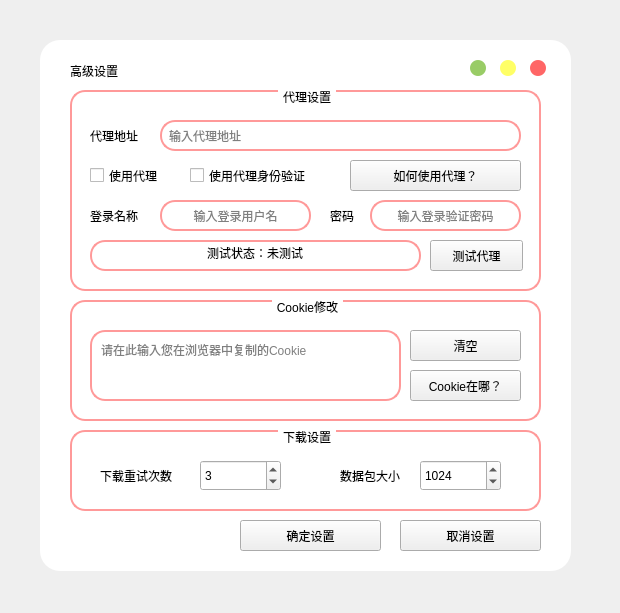
<?xml version="1.0" encoding="UTF-8"?>
<ui version="4.0">
 <class>Form</class>
 <widget class="QWidget" name="Form">
  <property name="geometry">
   <rect>
    <x>0</x>
    <y>0</y>
    <width>620</width>
    <height>613</height>
   </rect>
  </property>
  <property name="windowTitle">
   <string>高级设置</string>
  </property>
  <property name="windowIcon">
   <iconset resource="images_dl.qrc">
    <normaloff>:/Icon/images/bilidownloader.ico</normaloff>:/Icon/images/bilidownloader.ico</iconset>
  </property>
  <property name="styleSheet">
   <string notr="true">*{
	font: 14px &quot;Microsoft YaHei&quot;;
	color:rgb(0, 0, 0);
}
/* 主体颜色
.QWidget#centralwidget{
	background-color: rgb(156, 156, 156);
	border-radius:20px;
} */
QLabel{
	color: rgb(0, 0, 0);
}

.QWidget#mainwidget{
	background-color: rgb(255, 255, 255);
	border-radius:20px;
}

/* 编辑框样式 */
QLineEdit{
	color: rgb(0, 0, 0);
	background-color: rgb(255, 255, 255);
	border-radius: 15px;
	border: 2px solid rgb(255, 153, 153);
	padding-left: 5px;
	padding-right: 5px;
}
QLineEdit:hover{
	color: rgb(0, 0, 0);
	background-color: rgb(255, 238, 238);
}

/* 按钮样式 */
QPushButton[flat=&quot;false&quot;]{
	background-color: rgb(255, 153, 153);
	color: rgb(255, 255, 255);
	border-radius: 15px;
	font: 15px &quot;Microsoft YaHei&quot;;
}
QPushButton:hover{
	background-color: qlineargradient(spread:pad, x1:0, y1:0, x2:1, y2:1, stop:0 rgba(255, 153, 153, 255), stop:1 rgba(255, 136, 136, 255));
}
QPushButton:pressed{
	background-color: qlineargradient(spread:pad, x1:0, y1:0, x2:1, y2:1, stop:0 rgba(190, 115, 115, 255), stop:1 rgba(255, 153, 153, 255));
}
QPushButton#btnclose{
	background-color: rgb(255, 102, 102);
	border-radius:8px;
}
QPushButton#btnclose:pressed{
	background-color: rgb(200, 80, 80);
}
QPushButton#btnmax{
	background-color: rgb(255, 255, 102);
	border-radius:8px;
}
QPushButton#btnmax:pressed{
	background-color: rgb(195, 195, 78);
}
QPushButton#btnmin{
	background-color: rgb(153, 204, 102);
	border-radius:8px;
}
QPushButton#btnmin:pressed{
	background-color: rgb(126, 168, 83);
}

/* 进度条样式 */
QProgressBar{
	border: 2px solid rgb(255, 153, 153);
	height: 10px;
	background-color: rgb(255, 255, 255);
	font: 16px &quot;Microsoft YaHei&quot;;
	border-radius:6px;
	color: rgb(0, 0, 0);
}
QProgressBar::chunk{
	background-color: rgb(255, 204, 153);
	border-radius:6px;
}

/* 选择表样式 */
QListWidget{
	border: 2px solid rgb(255, 153, 153);
	border-radius:15px;
	padding: 5px;
	background-color: rgb(255, 255, 255);
}
QListWidget::item{
	border: 1px dashed rgb(255, 204, 153);
	border-radius: 5px;
	color: rgb(0, 0, 0);
	background-color: rgb(255, 255, 255);
}
QListWidget::item:hover{
	color: rgb(0, 0, 0);
	background-color: rgb(255, 204, 153);
}
QListWidget::item:focus{
	color: rgb(0, 0, 0);
}

/* 选择框样式 */
QComboBox{
	border-radius: 15px;
	border: 2px solid rgb(255, 153, 153);
	padding-left: 5px;
	padding-right: 5px;
	color: rgb(0, 0, 0);
	background-color: rgb(255, 255, 255);
}
QComboBox:hover{
	color: rgb(0, 0, 0);
	background: rgb(255, 238, 238)
}
QComboBox QAbstractItemView{
	color: rgb(0, 0, 0);
	background-color: rgb(255, 255, 255);
	border: 2px solid rgb(255, 153, 153);
	selection-background-color: rgb(255, 204, 153)
}
QComboBox::drop-down {
     subcontrol-origin: padding;
     subcontrol- position :  top  left;
     width :  28px ;
     border: none;
}
QComboBox::down-arrow{
	image: url(:/combo/images/dd.png);
}
QComboBox::down-arrow:hover{
	image: url(:/combo/images/dd1.png);
}
QComboBox::down-arrow:pressed{
	image: url(:/combo/images/dd2.png);
}

/* 文本框样式 */
QPlainTextEdit{
	border-radius: 15px;
	border: 2px solid rgb(255, 153, 153);
	padding: 5px;
	color: rgb(0, 0, 0);
	background-color: rgb(255, 255, 255);
}

/* Title Frame样式 */
QFrame#title{
	background-image: url(:/title/images/title.png);
	border: none;
}

/* 分组框样式 */
QGroupBox{
	border: 2px solid rgb(255, 153, 153);
	border-radius: 15px;
	margin-top: 2ex;
}
QGroupBox::title{
	subcontrol-origin: margin;
	subcontrol-position: top center;
	padding: 0 3px;
	color: rgb(0, 0, 0);
}

/* 组合框样式 */
QCheckBox{
	color: rgb(0, 0, 0);
}


/* 树形框样式 */
QTreeWidget{
	color: rgb(0, 0, 0);
	background-color: rgb(255, 255, 255);
	border: 2px solid rgb(255, 153, 153);
	border-radius: 15px;
	padding: 5px;
}
QTreeWidget::item{
	color: rgb(0, 0, 0);
	background-color: rgb(255, 255, 255);
	border: 1px dashed rgb(255, 204, 153);
	border-radius: 5px;
}
QTreeWidget::item:hover{
	color: rgb(0, 0, 0);
	background-color: rgb(255, 204, 153);
}
</string>
  </property>
  <widget class="QWidget" name="mainwidget" native="true">
   <property name="geometry">
    <rect>
     <x>40</x>
     <y>40</y>
     <width>531</width>
     <height>531</height>
    </rect>
   </property>
   <widget class="QPushButton" name="btnmax">
    <property name="geometry">
     <rect>
      <x>460</x>
      <y>20</y>
      <width>16</width>
      <height>16</height>
     </rect>
    </property>
    <property name="text">
     <string/>
    </property>
    <property name="flat">
     <bool>true</bool>
    </property>
   </widget>
   <widget class="QPushButton" name="btnclose">
    <property name="geometry">
     <rect>
      <x>490</x>
      <y>20</y>
      <width>16</width>
      <height>16</height>
     </rect>
    </property>
    <property name="text">
     <string/>
    </property>
    <property name="flat">
     <bool>true</bool>
    </property>
   </widget>
   <widget class="QPushButton" name="btnmin">
    <property name="geometry">
     <rect>
      <x>430</x>
      <y>20</y>
      <width>16</width>
      <height>16</height>
     </rect>
    </property>
    <property name="text">
     <string/>
    </property>
    <property name="flat">
     <bool>true</bool>
    </property>
   </widget>
   <widget class="QLabel" name="label">
    <property name="geometry">
     <rect>
      <x>30</x>
      <y>10</y>
      <width>111</width>
      <height>41</height>
     </rect>
    </property>
    <property name="font">
     <font>
      <family>微软雅黑</family>
      <pointsize>9</pointsize>
      <weight>50</weight>
      <italic>false</italic>
      <bold>false</bold>
     </font>
    </property>
    <property name="styleSheet">
     <string notr="true">*{
	font: 18px &quot;微软雅黑&quot;;
}
</string>
    </property>
    <property name="text">
     <string>高级设置</string>
    </property>
   </widget>
   <widget class="QGroupBox" name="groupBox">
    <property name="geometry">
     <rect>
      <x>30</x>
      <y>260</y>
      <width>471</width>
      <height>121</height>
     </rect>
    </property>
    <property name="title">
     <string>Cookie修改</string>
    </property>
    <widget class="QPushButton" name="btn_cleanplain">
     <property name="geometry">
      <rect>
       <x>340</x>
       <y>30</y>
       <width>111</width>
       <height>31</height>
      </rect>
     </property>
     <property name="text">
      <string>清空</string>
     </property>
    </widget>
    <widget class="QPlainTextEdit" name="edit_cookies">
     <property name="geometry">
      <rect>
       <x>20</x>
       <y>30</y>
       <width>311</width>
       <height>71</height>
      </rect>
     </property>
     <property name="placeholderText">
      <string>请在此输入您在浏览器中复制的Cookie</string>
     </property>
    </widget>
    <widget class="QPushButton" name="btn_wherecookie">
     <property name="geometry">
      <rect>
       <x>340</x>
       <y>70</y>
       <width>111</width>
       <height>31</height>
      </rect>
     </property>
     <property name="text">
      <string>Cookie在哪？</string>
     </property>
    </widget>
   </widget>
   <widget class="QGroupBox" name="groupBox_2">
    <property name="geometry">
     <rect>
      <x>30</x>
      <y>50</y>
      <width>471</width>
      <height>201</height>
     </rect>
    </property>
    <property name="title">
     <string>代理设置</string>
    </property>
    <widget class="QLineEdit" name="lineEdit">
     <property name="geometry">
      <rect>
       <x>90</x>
       <y>30</y>
       <width>361</width>
       <height>31</height>
      </rect>
     </property>
     <property name="placeholderText">
      <string>输入代理地址</string>
     </property>
    </widget>
    <widget class="QLabel" name="label_2">
     <property name="geometry">
      <rect>
       <x>20</x>
       <y>30</y>
       <width>72</width>
       <height>31</height>
      </rect>
     </property>
     <property name="text">
      <string>代理地址</string>
     </property>
    </widget>
    <widget class="QPushButton" name="btn_testProxy">
     <property name="geometry">
      <rect>
       <x>360</x>
       <y>150</y>
       <width>93</width>
       <height>31</height>
      </rect>
     </property>
     <property name="text">
      <string>测试代理</string>
     </property>
    </widget>
    <widget class="QCheckBox" name="cb_useProxy">
     <property name="geometry">
      <rect>
       <x>20</x>
       <y>70</y>
       <width>101</width>
       <height>31</height>
      </rect>
     </property>
     <property name="text">
      <string>使用代理</string>
     </property>
    </widget>
    <widget class="QPushButton" name="btn_huseProxy">
     <property name="geometry">
      <rect>
       <x>280</x>
       <y>70</y>
       <width>171</width>
       <height>31</height>
      </rect>
     </property>
     <property name="text">
      <string>如何使用代理？</string>
     </property>
    </widget>
    <widget class="QLineEdit" name="lineEdit_test">
     <property name="enabled">
      <bool>true</bool>
     </property>
     <property name="geometry">
      <rect>
       <x>20</x>
       <y>150</y>
       <width>331</width>
       <height>31</height>
      </rect>
     </property>
     <property name="styleSheet">
      <string notr="true">/* 编辑框样式 */
QLineEdit{
	border-radius: 15px;
	border: 2px solid rgb(255, 153, 153);
	padding-left: 5px;
	padding-right: 5px;
}</string>
     </property>
     <property name="text">
      <string>测试状态：未测试</string>
     </property>
     <property name="alignment">
      <set>Qt::AlignCenter</set>
     </property>
     <property name="readOnly">
      <bool>true</bool>
     </property>
    </widget>
    <widget class="QCheckBox" name="cb_useAuth">
     <property name="geometry">
      <rect>
       <x>120</x>
       <y>70</y>
       <width>151</width>
       <height>31</height>
      </rect>
     </property>
     <property name="text">
      <string>使用代理身份验证</string>
     </property>
    </widget>
    <widget class="QLineEdit" name="le_AuthUsr">
     <property name="enabled">
      <bool>false</bool>
     </property>
     <property name="geometry">
      <rect>
       <x>90</x>
       <y>110</y>
       <width>151</width>
       <height>31</height>
      </rect>
     </property>
     <property name="alignment">
      <set>Qt::AlignCenter</set>
     </property>
     <property name="placeholderText">
      <string>输入登录用户名</string>
     </property>
    </widget>
    <widget class="QLabel" name="label_5">
     <property name="geometry">
      <rect>
       <x>20</x>
       <y>110</y>
       <width>72</width>
       <height>31</height>
      </rect>
     </property>
     <property name="text">
      <string>登录名称</string>
     </property>
    </widget>
    <widget class="QLabel" name="label_6">
     <property name="geometry">
      <rect>
       <x>260</x>
       <y>110</y>
       <width>31</width>
       <height>31</height>
      </rect>
     </property>
     <property name="text">
      <string>密码</string>
     </property>
    </widget>
    <widget class="QLineEdit" name="le_AuthPwd">
     <property name="enabled">
      <bool>false</bool>
     </property>
     <property name="geometry">
      <rect>
       <x>300</x>
       <y>110</y>
       <width>151</width>
       <height>31</height>
      </rect>
     </property>
     <property name="echoMode">
      <enum>QLineEdit::Password</enum>
     </property>
     <property name="alignment">
      <set>Qt::AlignCenter</set>
     </property>
     <property name="placeholderText">
      <string>输入登录验证密码</string>
     </property>
    </widget>
   </widget>
   <widget class="QPushButton" name="btn_editconfig">
    <property name="geometry">
     <rect>
      <x>200</x>
      <y>480</y>
      <width>141</width>
      <height>31</height>
     </rect>
    </property>
    <property name="text">
     <string>确定设置</string>
    </property>
   </widget>
   <widget class="QPushButton" name="btn_cancel">
    <property name="geometry">
     <rect>
      <x>360</x>
      <y>480</y>
      <width>141</width>
      <height>31</height>
     </rect>
    </property>
    <property name="text">
     <string>取消设置</string>
    </property>
   </widget>
   <widget class="QGroupBox" name="groupBox_3">
    <property name="geometry">
     <rect>
      <x>30</x>
      <y>390</y>
      <width>471</width>
      <height>81</height>
     </rect>
    </property>
    <property name="title">
     <string>下载设置</string>
    </property>
    <widget class="QLabel" name="label_3">
     <property name="geometry">
      <rect>
       <x>30</x>
       <y>30</y>
       <width>91</width>
       <height>31</height>
      </rect>
     </property>
     <property name="text">
      <string>下载重试次数</string>
     </property>
    </widget>
    <widget class="QLabel" name="label_4">
     <property name="geometry">
      <rect>
       <x>270</x>
       <y>30</y>
       <width>71</width>
       <height>31</height>
      </rect>
     </property>
     <property name="text">
      <string>数据包大小</string>
     </property>
    </widget>
    <widget class="QSpinBox" name="dl_err">
     <property name="geometry">
      <rect>
       <x>130</x>
       <y>30</y>
       <width>81</width>
       <height>31</height>
      </rect>
     </property>
     <property name="minimum">
      <number>0</number>
     </property>
     <property name="value">
      <number>3</number>
     </property>
    </widget>
    <widget class="QSpinBox" name="chunk_size">
     <property name="geometry">
      <rect>
       <x>350</x>
       <y>30</y>
       <width>81</width>
       <height>31</height>
      </rect>
     </property>
     <property name="minimum">
      <number>128</number>
     </property>
     <property name="maximum">
      <number>4096</number>
     </property>
     <property name="value">
      <number>1024</number>
     </property>
    </widget>
   </widget>
  </widget>
 </widget>
 <resources>
  <include location="images_dl.qrc"/>
 </resources>
 <connections>
  <connection>
   <sender>btnclose</sender>
   <signal>clicked()</signal>
   <receiver>Form</receiver>
   <slot>close()</slot>
   <hints>
    <hint type="sourcelabel">
     <x>447</x>
     <y>37</y>
    </hint>
    <hint type="destinationlabel">
     <x>248</x>
     <y>129</y>
    </hint>
   </hints>
  </connection>
 </connections>
</ui>
